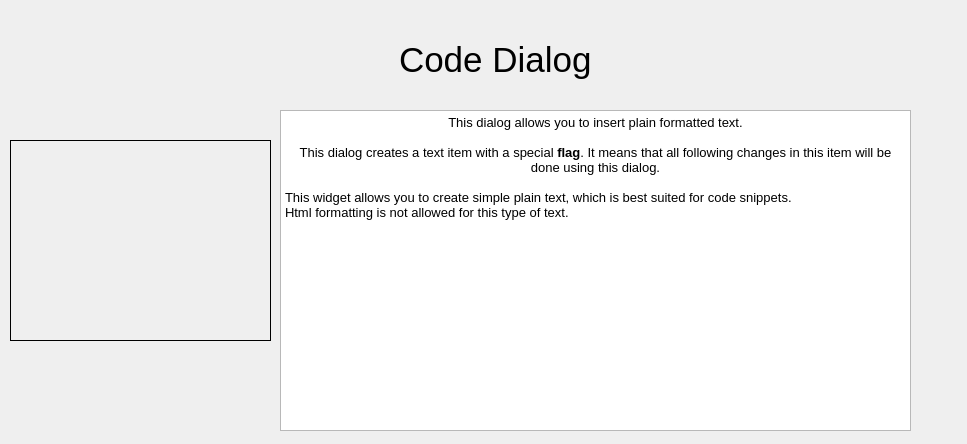
<?xml version="1.0" encoding="UTF-8"?>
<ui version="4.0">
 <class>WizardPage</class>
 <widget class="QWizardPage" name="WizardPage">
  <property name="geometry">
   <rect>
    <x>0</x>
    <y>0</y>
    <width>967</width>
    <height>444</height>
   </rect>
  </property>
  <property name="minimumSize">
   <size>
    <width>967</width>
    <height>444</height>
   </size>
  </property>
  <property name="baseSize">
   <size>
    <width>967</width>
    <height>444</height>
   </size>
  </property>
  <property name="windowTitle">
   <string>Introduction tutorial</string>
  </property>
  <property name="locale">
   <locale language="English" country="UnitedStates"/>
  </property>
  <widget class="QWidget" name="verticalLayoutWidget">
   <property name="geometry">
    <rect>
     <x>20</x>
     <y>20</y>
     <width>951</width>
     <height>80</height>
    </rect>
   </property>
   <layout class="QVBoxLayout" name="verticalLayout">
    <item alignment="Qt::AlignHCenter|Qt::AlignVCenter">
     <widget class="QLabel" name="label_17">
      <property name="font">
       <font>
        <pointsize>26</pointsize>
       </font>
      </property>
      <property name="text">
       <string>Code Dialog</string>
      </property>
     </widget>
    </item>
   </layout>
  </widget>
  <widget class="QWidget" name="gridLayoutWidget">
   <property name="geometry">
    <rect>
     <x>280</x>
     <y>110</y>
     <width>631</width>
     <height>321</height>
    </rect>
   </property>
   <layout class="QGridLayout" name="gridLayout">
    <item row="0" column="1">
     <widget class="QTextBrowser" name="textBrowser">
      <property name="html">
       <string>&lt;!DOCTYPE HTML PUBLIC &quot;-//W3C//DTD HTML 4.0//EN&quot; &quot;http://www.w3.org/TR/REC-html40/strict.dtd&quot;&gt;
&lt;html&gt;&lt;head&gt;&lt;meta name=&quot;qrichtext&quot; content=&quot;1&quot; /&gt;&lt;style type=&quot;text/css&quot;&gt;
p, li { white-space: pre-wrap; }
&lt;/style&gt;&lt;/head&gt;&lt;body style=&quot; font-family:'Noto Sans'; font-size:10pt; font-weight:400; font-style:normal;&quot;&gt;
&lt;p align=&quot;center&quot; style=&quot; margin-top:0px; margin-bottom:0px; margin-left:0px; margin-right:0px; -qt-block-indent:0; text-indent:0px;&quot;&gt;This dialog allows you to insert plain formatted text.&lt;/p&gt;
&lt;p align=&quot;center&quot; style=&quot;-qt-paragraph-type:empty; margin-top:0px; margin-bottom:0px; margin-left:0px; margin-right:0px; -qt-block-indent:0; text-indent:0px;&quot;&gt;&lt;br /&gt;&lt;/p&gt;
&lt;p align=&quot;center&quot; style=&quot; margin-top:0px; margin-bottom:0px; margin-left:0px; margin-right:0px; -qt-block-indent:0; text-indent:0px;&quot;&gt;This dialog creates a text item with a special &lt;span style=&quot; font-weight:600;&quot;&gt;flag&lt;/span&gt;. It means that all following changes in this item will be done using this dialog.&lt;/p&gt;
&lt;p style=&quot;-qt-paragraph-type:empty; margin-top:0px; margin-bottom:0px; margin-left:0px; margin-right:0px; -qt-block-indent:0; text-indent:0px;&quot;&gt;&lt;br /&gt;&lt;/p&gt;
&lt;p style=&quot; margin-top:0px; margin-bottom:0px; margin-left:0px; margin-right:0px; -qt-block-indent:0; text-indent:0px;&quot;&gt;This widget allows you to create simple plain text, which is best suited for code snippets.&lt;/p&gt;
&lt;p style=&quot; margin-top:0px; margin-bottom:0px; margin-left:0px; margin-right:0px; -qt-block-indent:0; text-indent:0px;&quot;&gt;Html formatting is not allowed for this type of text.&lt;/p&gt;&lt;/body&gt;&lt;/html&gt;</string>
      </property>
     </widget>
    </item>
   </layout>
  </widget>
  <widget class="QLabel" name="label">
   <property name="geometry">
    <rect>
     <x>10</x>
     <y>140</y>
     <width>261</width>
     <height>201</height>
    </rect>
   </property>
   <property name="frameShape">
    <enum>QFrame::Box</enum>
   </property>
   <property name="text">
    <string/>
   </property>
   <property name="pixmap">
    <pixmap resource="../../stylesheets/wizard_image.qrc">:/images/wizard_images/codeDialog.png</pixmap>
   </property>
   <property name="scaledContents">
    <bool>true</bool>
   </property>
  </widget>
 </widget>
 <resources>
  <include location="../../stylesheets/wizard_image.qrc"/>
 </resources>
 <connections/>
</ui>
